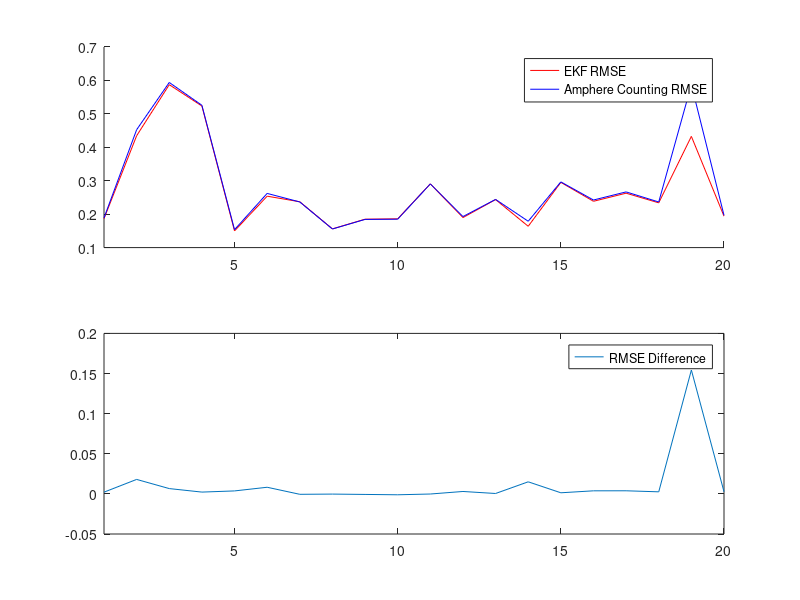

Reproduce this figure in MATLAB.

CHG_EKF_RMSE = [0.380915694
0.608941607
0.221948823
0.292742413
0.368766109
0.437932941
0.465785479
0.335973286
0.734657928
0.435943205
0.138444633
0.362705572
0.537614578
0.299621692
0.243595695
0.179885306
0.335339172
0.099937172
0.423253536
0.279748803
];

CHG_AC_RMSE=[0.394929696
0.618562611
0.219657393
0.300672119
0.371262015
0.449931943
0.463845786
0.33382474
0.73721906
0.450110441
0.146335015
0.37833944
0.544327196
0.296399166
0.252453784
0.173942203
0.341730325
0.095477578
0.428047859
0.272484076
];

DHG_EKF_RMSE = [0.186629519
0.434482266
0.587251795
0.523424352
0.149902931
0.253782226
0.237025695
0.155910161
0.184966393
0.186041989
0.290614568
0.189789878
0.243641507
0.163773882
0.295100861
0.238486057
0.262707654
0.233832483
0.43264277
0.194000677
];

DHG_AC_RMSE = [0.188775672
0.452504452
0.593851131
0.525658727
0.153594678
0.262034406
0.236494343
0.155652218
0.184281104
0.184920352
0.2904503
0.19279143
0.24412562
0.178810465
0.296471004
0.242302829
0.26656434
0.236397117
0.586985572
0.196664701
];

% n = length(CHG_AC_RMSE);
% for k = 1 : n
%     Diff_CHG_RMSE(k) = CHG_AC_RMSE(k) - CHG_EKF_RMSE(k);
% end
% 
% subplot(2,1,1)
% hold on
% plot(CHG_EKF_RMSE, 'r')
% plot(CHG_AC_RMSE, 'b')
% legend("EKF RMSE", "Amphere Counting RMSE")
% xlim([1 20])
% 
% subplot(2,1,2)
% plot(Diff_CHG_RMSE)
% legend("RMSE Difference")
% xlim([1 20])


n = length(DHG_AC_RMSE);
for k = 1 : n
    Diff_DHG_RMSE(k) = DHG_AC_RMSE(k) - DHG_EKF_RMSE(k);
end

subplot(2,1,1)
hold on
plot(DHG_EKF_RMSE, 'r')
plot(DHG_AC_RMSE, 'b')
legend("EKF RMSE", "Amphere Counting RMSE")
xlim([1 20])

subplot(2,1,2)
plot(Diff_DHG_RMSE)
legend("RMSE Difference")
xlim([1 20])

